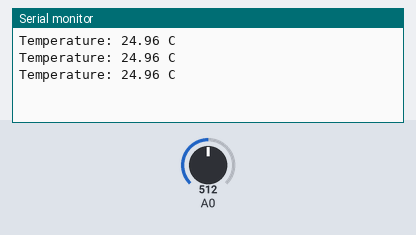
This sketch was run on a simulated Arduino Uno, built with avr-gcc and run on an emulated ATmega328P. On the bench: the last lines printed to the serial monitor. Inputs (shaded band) come from the test bench; at power-on: A0 = 512.

Above: at 1.3 s.
1.4 s: A0 set to 716
At 1.9 s:
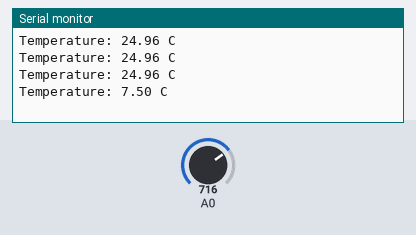
2.9 s: A0 set to 900
At 3.4 s:
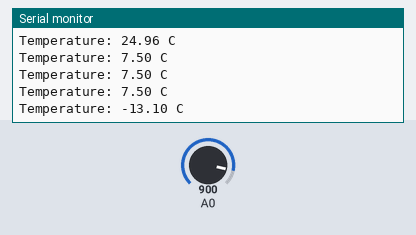
Timing chart, 0 to 5.9 s (numbered marks = the images above; inputs shaded):
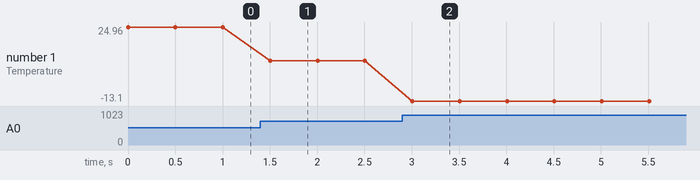

Measured:
- after the input at 1.4 s, the serial monitor: prints a new line after 0.10 s (image 1)
- after the input at 2.9 s, the serial monitor: prints a new line after 0.11 s (image 2)
- plotted number 1: 24.96 → 7.5 after the input at 1.4 s, 7.5 → -13.1 after the input at 2.9 s

The sketch:

sketch_nov12a.ino
```cpp
#define RT0 10000    // resistance of thermistor
#define B 4050      //constant inside the properties of NTC
#define VCC 5
#define R 10000     // the excess resistance

float RT, VR, ln, TX, T0, VRT;

void setup() {
Serial.begin(9600);
T0= 25+273.15;
}

void loop() {

  VRT = analogRead(A0);
  VRT= (5.00 / 1023.00)* VRT;
  VR= VCC - VRT;
  RT= VRT / (VR / R);

  ln = log(RT/RT0);
  TX = (1 / ((ln/B)+(1/T0)));
  TX = TX - 273.15;


  Serial.print("Temperature: ");
 // Serial.print(Tf);
  //Serial.print(" F; ");
  Serial.print(TX);
  Serial.println(" C");

  delay(500);
}
```
